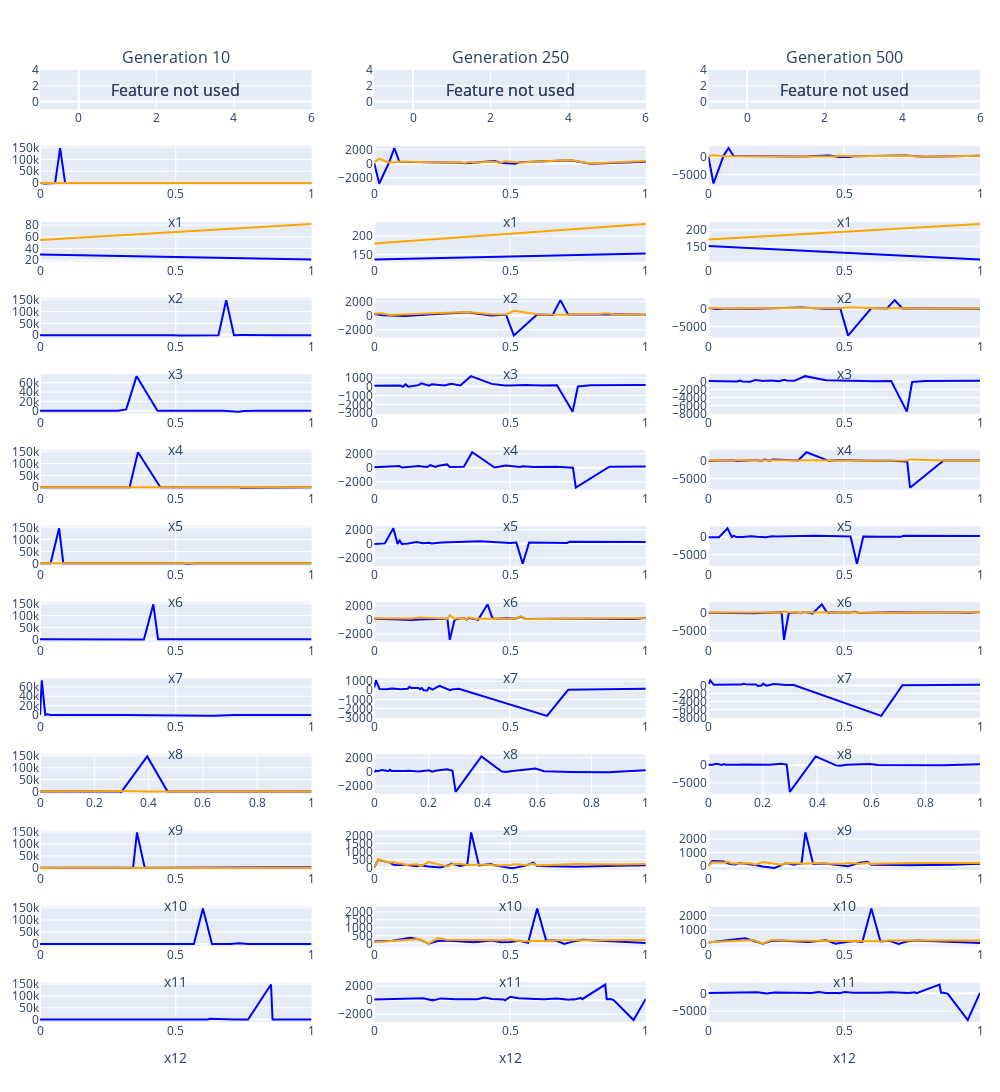

The notebook cell saved with this chart:
### Code cell
methods = ['StdGP', 'Double Tournament (Prob=1)']
plot_curvatures('USCrime', methods, run_nr=20, base_path='/home/ines/Documents/tese/tiny_gp')
